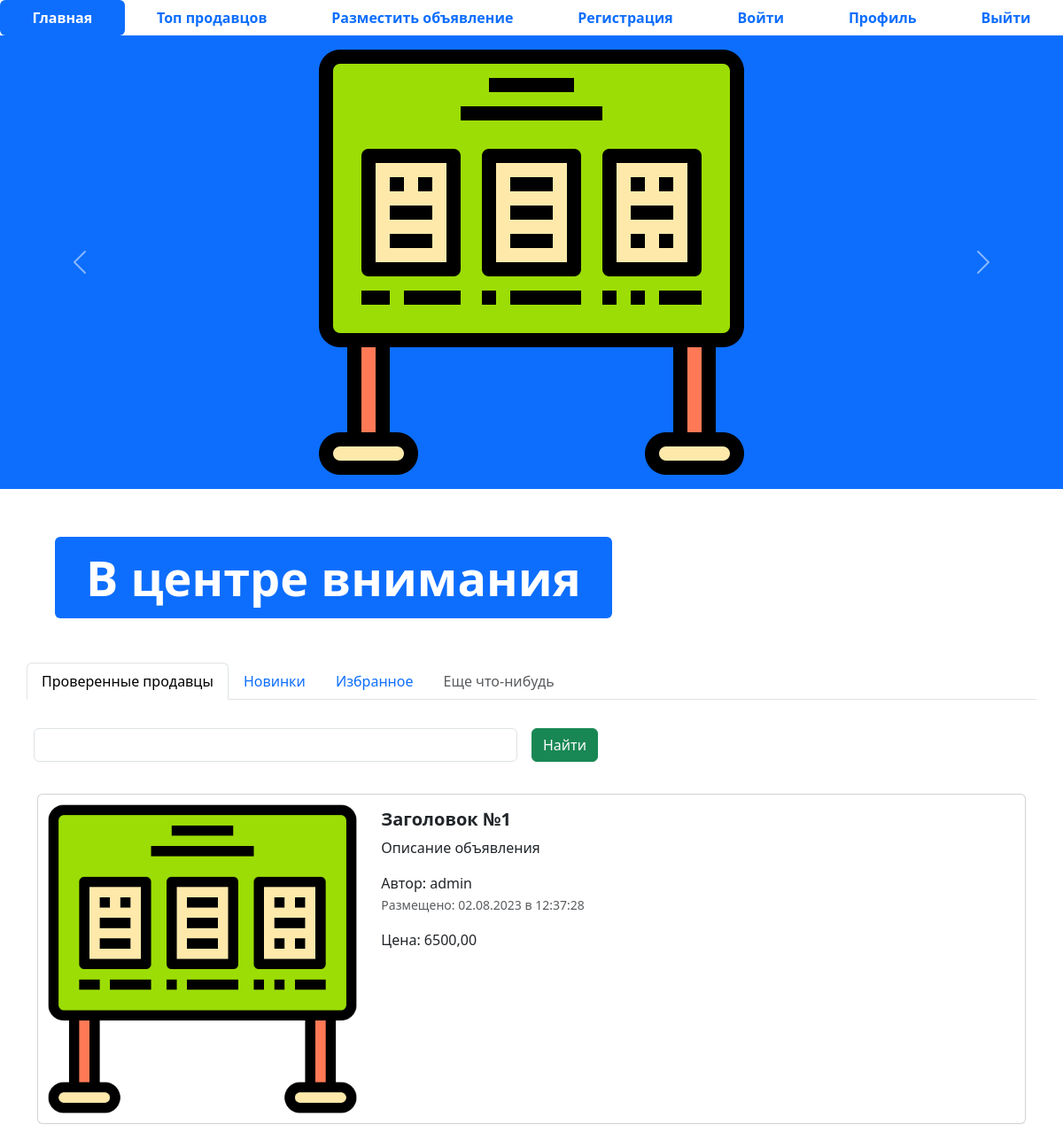
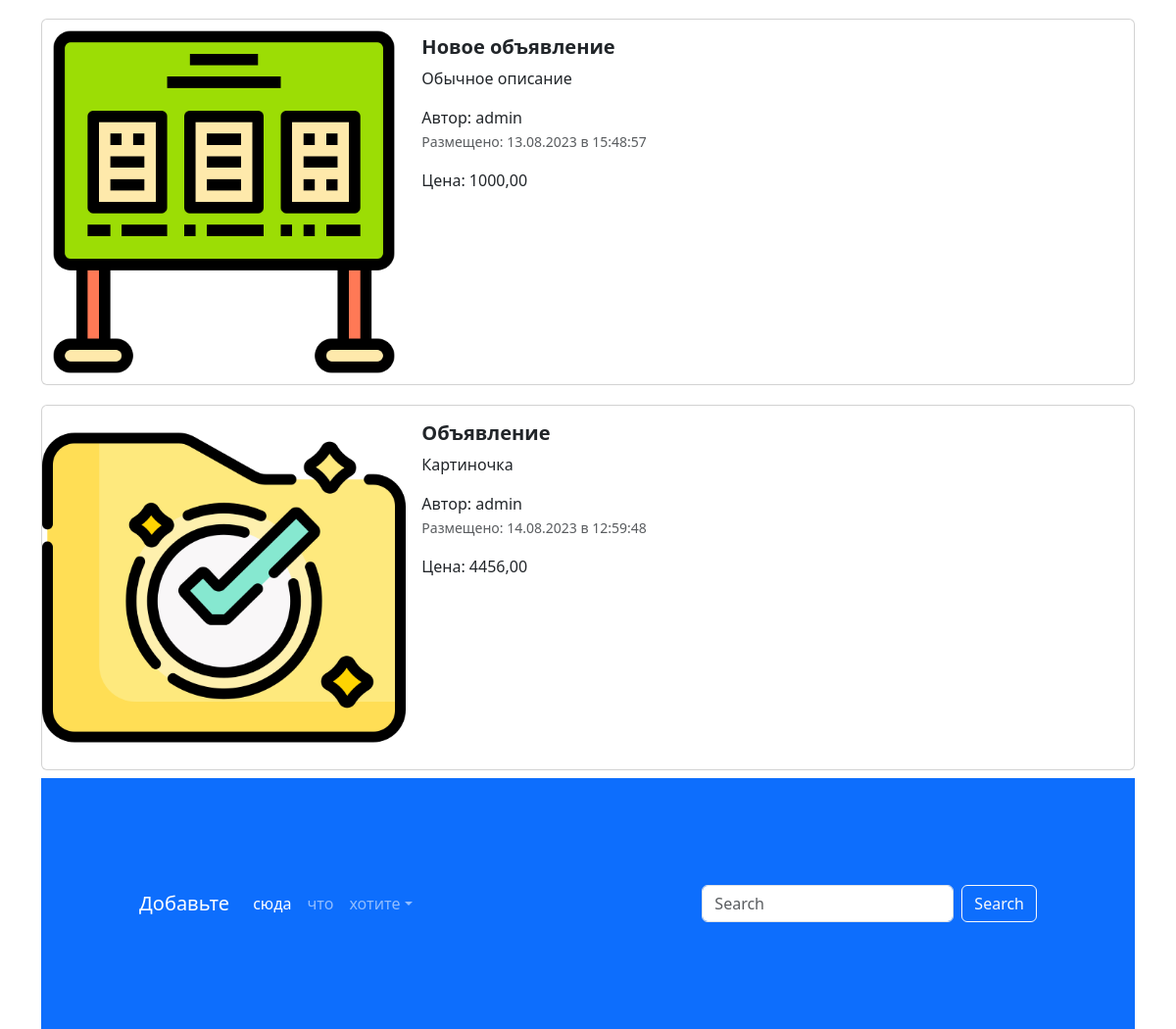
The page / on the database its author committed (2 pictures, top to bottom).
### app_AD/models.py (models this page shows, shortened)
class AD(models.Model):
    title = models.CharField('Название',max_length=128)
    description = models.TextField('Описание')
    price = models.DecimalField('Цена', max_digits=10, decimal_places=2)
    auction = models.BooleanField('Торг',help_text='Отметьте, если торг уместен')
    created_at = models.DateTimeField(auto_now_add=True)
    updated_at = models.DateTimeField(auto_now=True)
    user = models.ForeignKey(User, verbose_name='Пользователь', on_delete=models.CASCADE)
    image = models.ImageField('Изображение', upload_to='ads/', null=True, blank=True)
    @admin.display(description='Дата создания')
    def created_date(self):
        if self.created_at.date() == timezone.now().date():
            created_time = self.created_at.time().strftime('%H:%M:%S')
            return format_html(
                '<span style="font-weight: bold; color:green;">Сегодня в {} </span>', created_time
            )
        return self.created_at.strftime('%d.%m.%Y в %H:%M:%S')
    class Meta:
        db_table = "advertisements"

### app_AD/views.py (the view)
# urls.py: path('', index, name='main_page'),
def index(request):
    ads = AD.objects.all()
    context = {'ads':ads}
    return render(request, 'app_AD/index.html', context)

### templates/app_AD/index.html (shortened to what this page needs)
{% extends 'base.html' %}
{% load static %}
{% block content %}
<ul class="nav nav-pills sticky-top bg-white nav-fill">
  <li class="nav-item">
    <a class="nav-link active" aria-current="page" href="{% url 'main_page' %}">
      <span style="font-weight: bold;">Главная</span>
    </a>
  </li>
  <li class="nav-item">
    <a class="nav-link" href="{% url 'top_sellers' %}"><span style="font-weight: bold;">Топ продавцов</span>
    </a>
  </li>
  <li class="nav-item">
    <a class="nav-link" href="{% url 'advertisement_post' %}">
      <span style="font-weight: bold;">Разместить объявление</span>
    </a>
  </li>
  <li class="nav-item">
    <a class="nav-link" href="{% url 'register' %}">
      <span style="font-weight: bold;">Регистрация</span>
    </a>
  </li>
  <li class="nav-item">
    <a class="nav-link" href="{% url 'login' %}">
      <span style="font-weight: bold;">Войти</span>
    </a>
  </li>
  <li class="nav-item">
    <a class="nav-link" href="{% url 'profile' %}">
      <span style="font-weight: bold;">Профиль</span>
    </a>
  </li>
  <li class="nav-item">
    <a class="nav-link" href="{% url 'logout' %}">
      <span style="font-weight: bold;">Выйти</span>
    </a>
  </li>
</ul>
<div id="carouselExampleControls" class="carousel slide bg-primary" data-bs-ride="carousel">
  <div class="carousel-inner">
    <div class="carousel-item active">
      <img src="{% static 'img/123.png' %}" class="mx-auto d-block w-33" alt="...">
    </div>
  </div>
  <button class="carousel-control-prev" type="button" data-bs-target="#carouselExampleControls" data-bs-slide="prev">
    <span class="carousel-control-prev-icon" aria-hidden="true"></span>
  </button>
  <button class="carousel-control-next" type="button" data-bs-target="#carouselExampleControls" data-bs-slide="next">
    <span class="carousel-control-next-icon" aria-hidden="true"></span>
  </button>
</div>
<div class="container" style="margin: 50px;">
  <div class="display-2">
    <span class="badge bg-primary">В центре внимания</span>
  </div>
</div>
<div class="container">
  <div class="row">
    <ul class="nav nav-tabs bg-white">
      <li class="nav-item">
        <a class="nav-link active" aria-current="page" href="#">Проверенные продавцы</a>
      </li>
      <li class="nav-item">
        <a class="nav-link" href="#">Новинки</a>
      </li>
      <li class="nav-item">
        <a class="nav-link" href="#">Избранное</a>
      </li>
      <li class="nav-item">
        <a class="nav-link disabled" href="#" tabindex="-1" aria-disabled="true">Еще что-нибудь</a>
      </li>
    </ul>
    <form class="row g-3">
      <div class="col-auto w-50">
        <input type="text" class="form-control">
      </div>
      <div class="col-auto">
        <button type="submit" class="btn btn-success mb-3">Найти</button>
      </div>
    </form>
  </div>
  {% for adv in ads %}
  <div class="col">
    <div class="card mb-2" style="max-width: 1200px; margin-top: 20px;">
      <div class="row g-0">
        <div class="col-md-4">
          <a href="advertisement.html" class="nav-link">
            <img src="{% if adv.image %} {{ adv.image.url }} {% else %} {% static 'img/123.png' %} {% endif %}" class="img-fluid rounded-start" alt="Card title">
          </a>
        </div>
        <div class="col-md-8">
          <div class="card-body">
            <h5 class="card-title">
              <a href="advertisement.html" class="nav-link"><strong>{{ adv.title }}</strong></a>
            </h5>
            <a href="advertisement.html" class="nav-link">
              <p class="card-text">
                {{ adv.description }}
              </p>
              <span>Автор: {{ adv.user }}</span>
              <p class="card-text"><small class="text-muted">Размещено: {{ adv.created_date }}</small></p>
              <span>Цена: {{ adv.price }} </span>
            </a>
          </div>
        </div>
      </div>
    </div>
  {% endfor %}
<footer style="padding: 100px;" class="bg-primary">
  <nav class="navbar navbar-expand-sm navbar-dark">
    <a class="navbar-brand" href="#">Добавьте</a>
    <div class="collapse navbar-collapse" id="collapsibleNavId">
      <ul class="navbar-nav me-auto mt-2 mt-lg-0">
        <li class="nav-item">
          <a class="nav-link active" href="#" aria-current="page">сюда<span class="visually-hidden">(current)</span></a>
        </li>
        <li class="nav-item">
          <a class="nav-link" href="#">что</a>
        </li>
        <li class="nav-item dropdown">
          <a class="nav-link dropdown-toggle" href="#" id="dropdownId" data-bs-toggle="dropdown" aria-haspopup="true"
            aria-expanded="false">хотите</a>
        </li>
      </ul>
      <form class="d-flex my-2 my-lg-0">
        <input class="form-control me-sm-2" type="text" placeholder="Search">
        <button class="btn btn-outline-light my-2 my-sm-0" type="submit">Search</button>
      </form>
    </div>
  </nav>
</footer>
{% endblock %}

### rows shown on the page
AD: title "Заголовок №1", description "Описание объявления", user "admin", created_date "02.08.2023 в 12:37:28", price "6500,00"
AD: title "Новое объявление", description "Обычное описание", user "admin", created_date "13.08.2023 в 15:48:57", price "1000,00"
AD: image (picture), title "Объявление", description "Картиночка", user "admin", created_date "14.08.2023 в 12:59:48", price "4456,00"
